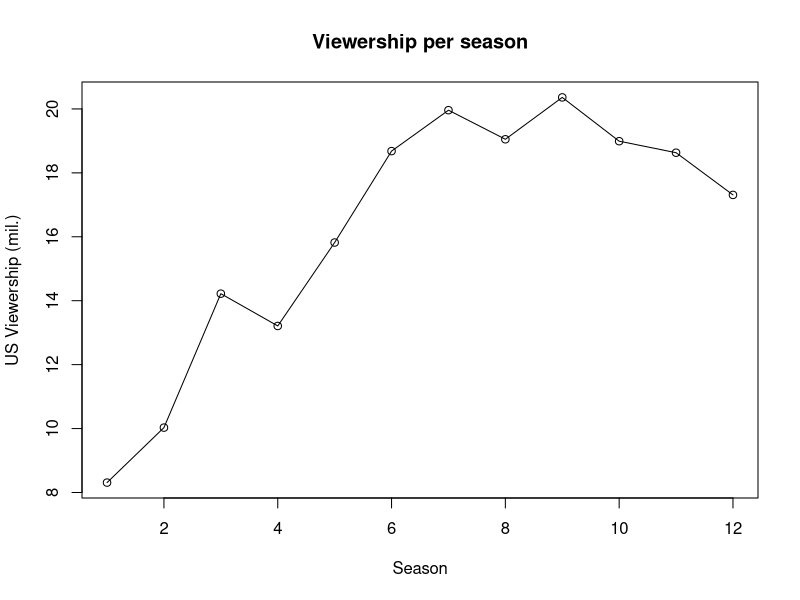

Recreate this plot in R.
## ---- chunk 1

us_view <- list(
  x =c(1:12),
  y=c(8.31,10.03,14.22,13.21,15.82,18.68,19.96,19.05, 20.36,18.99,18.63,17.31)
)

plot(us_view,type = "o", xlab = "Season", ylab = "US Viewership (mil.)", main = "Viewership per season")
